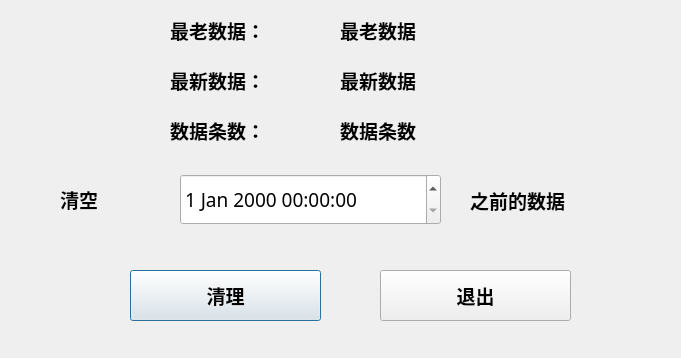
<?xml version="1.0" encoding="UTF-8"?>
<ui version="4.0">
 <class>DialogClearUp</class>
 <widget class="QDialog" name="DialogClearUp">
  <property name="geometry">
   <rect>
    <x>0</x>
    <y>0</y>
    <width>681</width>
    <height>358</height>
   </rect>
  </property>
  <property name="windowTitle">
   <string>清理数据</string>
  </property>
  <widget class="QDateTimeEdit" name="dtData">
   <property name="geometry">
    <rect>
     <x>180</x>
     <y>174</y>
     <width>261</width>
     <height>51</height>
    </rect>
   </property>
   <property name="font">
    <font>
     <family>微软雅黑</family>
     <pointsize>14</pointsize>
    </font>
   </property>
  </widget>
  <widget class="QLabel" name="label">
   <property name="geometry">
    <rect>
     <x>60</x>
     <y>179</y>
     <width>91</width>
     <height>41</height>
    </rect>
   </property>
   <property name="font">
    <font>
     <family>Arial</family>
     <pointsize>14</pointsize>
     <weight>75</weight>
     <bold>true</bold>
    </font>
   </property>
   <property name="text">
    <string>清空</string>
   </property>
  </widget>
  <widget class="QLabel" name="label_2">
   <property name="geometry">
    <rect>
     <x>470</x>
     <y>180</y>
     <width>201</width>
     <height>41</height>
    </rect>
   </property>
   <property name="font">
    <font>
     <family>Arial</family>
     <pointsize>14</pointsize>
     <weight>75</weight>
     <bold>true</bold>
    </font>
   </property>
   <property name="text">
    <string>之前的数据</string>
   </property>
  </widget>
  <widget class="QPushButton" name="btnClearUp">
   <property name="geometry">
    <rect>
     <x>130</x>
     <y>270</y>
     <width>191</width>
     <height>51</height>
    </rect>
   </property>
   <property name="font">
    <font>
     <family>微软雅黑</family>
     <pointsize>14</pointsize>
     <weight>75</weight>
     <bold>true</bold>
    </font>
   </property>
   <property name="text">
    <string>清理</string>
   </property>
  </widget>
  <widget class="QPushButton" name="btnExit">
   <property name="geometry">
    <rect>
     <x>380</x>
     <y>270</y>
     <width>191</width>
     <height>51</height>
    </rect>
   </property>
   <property name="font">
    <font>
     <family>微软雅黑</family>
     <pointsize>14</pointsize>
     <weight>75</weight>
     <bold>true</bold>
    </font>
   </property>
   <property name="text">
    <string>退出</string>
   </property>
  </widget>
  <widget class="QLabel" name="lblstart">
   <property name="geometry">
    <rect>
     <x>340</x>
     <y>10</y>
     <width>211</width>
     <height>41</height>
    </rect>
   </property>
   <property name="font">
    <font>
     <family>Arial</family>
     <pointsize>14</pointsize>
     <weight>75</weight>
     <bold>true</bold>
    </font>
   </property>
   <property name="text">
    <string>最老数据</string>
   </property>
  </widget>
  <widget class="QLabel" name="lblend">
   <property name="geometry">
    <rect>
     <x>340</x>
     <y>60</y>
     <width>231</width>
     <height>41</height>
    </rect>
   </property>
   <property name="font">
    <font>
     <family>Arial</family>
     <pointsize>14</pointsize>
     <weight>75</weight>
     <bold>true</bold>
    </font>
   </property>
   <property name="text">
    <string>最新数据</string>
   </property>
  </widget>
  <widget class="QLabel" name="lblcount">
   <property name="geometry">
    <rect>
     <x>340</x>
     <y>110</y>
     <width>221</width>
     <height>41</height>
    </rect>
   </property>
   <property name="font">
    <font>
     <family>Arial</family>
     <pointsize>14</pointsize>
     <weight>75</weight>
     <bold>true</bold>
    </font>
   </property>
   <property name="text">
    <string>数据条数</string>
   </property>
  </widget>
  <widget class="QLabel" name="lblend_2">
   <property name="geometry">
    <rect>
     <x>170</x>
     <y>60</y>
     <width>231</width>
     <height>41</height>
    </rect>
   </property>
   <property name="font">
    <font>
     <family>Arial</family>
     <pointsize>14</pointsize>
     <weight>75</weight>
     <bold>true</bold>
    </font>
   </property>
   <property name="text">
    <string>最新数据：</string>
   </property>
  </widget>
  <widget class="QLabel" name="lblstart_2">
   <property name="geometry">
    <rect>
     <x>170</x>
     <y>10</y>
     <width>211</width>
     <height>41</height>
    </rect>
   </property>
   <property name="font">
    <font>
     <family>Arial</family>
     <pointsize>14</pointsize>
     <weight>75</weight>
     <bold>true</bold>
    </font>
   </property>
   <property name="text">
    <string>最老数据：</string>
   </property>
  </widget>
  <widget class="QLabel" name="lblcount_2">
   <property name="geometry">
    <rect>
     <x>170</x>
     <y>110</y>
     <width>151</width>
     <height>41</height>
    </rect>
   </property>
   <property name="font">
    <font>
     <family>Arial</family>
     <pointsize>14</pointsize>
     <weight>75</weight>
     <bold>true</bold>
    </font>
   </property>
   <property name="text">
    <string>数据条数：</string>
   </property>
  </widget>
 </widget>
 <resources/>
 <connections/>
</ui>
